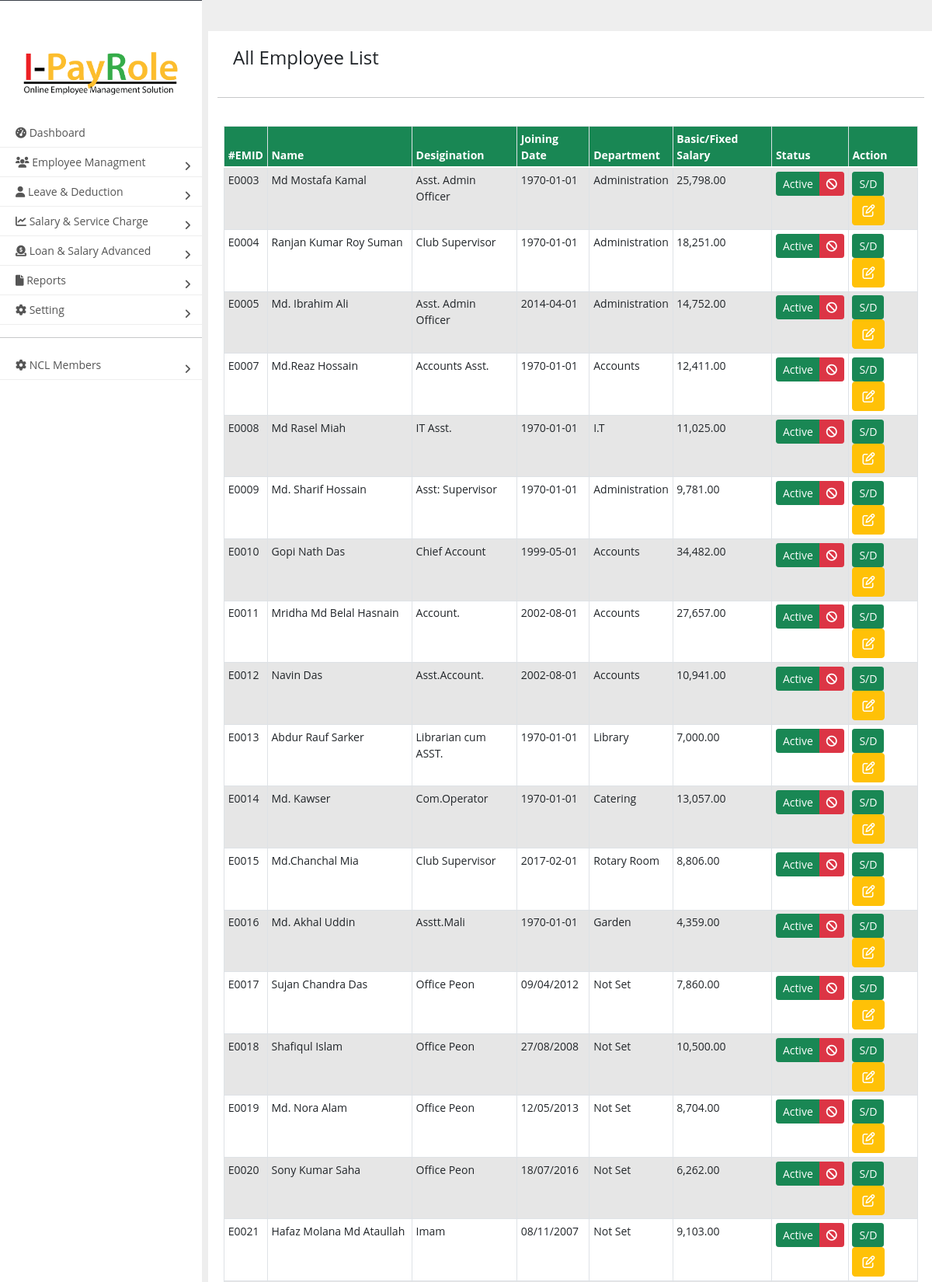
The page /view_employee.php (upper part) on the database its author committed.
### tables this page shows
CREATE TABLE `employee` (
  `id` int(11) NOT NULL AUTO_INCREMENT,
  `em_id` text NOT NULL,
  `card_no` text NOT NULL,
  `file_no` text NOT NULL,
  `name` text,
  `desigination` text NOT NULL,
  `department_id` int(11) NOT NULL,
  `fathers_name` text,
  `mothers_name` text,
  `nationality` text,
  `mailing_address` text,
  `permanent_address` text,
  `place_of_birth` text,
  `marital_status` text,
  `religion` text,
  `phone` text,
  `country` text,
  `joining_date` text NOT NULL,
  `date_of_birth` text,
  `gender` text,
  `employee_type` text,
  `photo` text NOT NULL,
  `role` text,
  `role_id` text,
  PRIMARY KEY (`id`)
);

CREATE TABLE `department` (
  `id` int(11) NOT NULL AUTO_INCREMENT,
  `name` text NOT NULL,
  PRIMARY KEY (`id`)
);

CREATE TABLE `salary_details_info` (
  `id` int(11) NOT NULL AUTO_INCREMENT,
  `department_id` text NOT NULL,
  `employee_id` text NOT NULL,
  `grade_id` text NOT NULL,
  `basic_salary` text NOT NULL,
  `personal_pay` text NOT NULL,
  `fixed_pay` text NOT NULL,
  `over_time` text NOT NULL,
  `deduct_one_day` text NOT NULL,
  `pf_contribution` text NOT NULL,
  `food_from_sc` text NOT NULL,
  `status` varchar(255) NOT NULL,
  `inactive_date` varchar(255) DEFAULT NULL,
  `active_date` varchar(255) DEFAULT NULL,
  PRIMARY KEY (`id`)
);

### lib/database.php (called while the page is built, shortened)
<?php
class Database{
	public  $host 		= DB_HOST;
	public  $user 		= DB_USER;
	public  $pass 		= DB_PASS;
	public  $dbname 	= DB_NAME;
	public $link;
	private function connectDB(){
		$this->link = new mysqli($this->host,$this->user,$this->pass,$this->dbname);
	}
	public function select($data) {
		$results = $this->link->query($data) or die ($this->link->error.__LINE__);
		if ($results->num_rows > 0) {
			return $results;
		} else {
			return false;
		}
	}
}
?>

### view_employee.php (the view, shortened to what this page needs)
<?php
include ('include/header.php');
?>
<main class="page-content">
<div class="container">
	<div class="row">
	<div class="col-md-12 bg-white">
		<h4 style="padding:20px; ">All Employee List </h4>
		<hr />
	</div>
					<div class="form-group col-md-12 bg-white" style="padding:20px ">
						<table id="example" class="table table-bordered table-striped nowrap" style="padding:20px;  ">
											<thead>
												<tr class="bg-success text-white">
													<th>#EMID</th>
													<th>Name</th>
													<th>Desigination</th>
													<th>Joining Date</th>
													<th>Department</th>
													<th>Basic/Fixed Salary</th>
													<th>Status</th>
													<th>Action</th>
												</tr>
											</thead>
											<tbody>
											<?php
											$activequery="select * from salary_details_info where status=1";
												$resactivequery=$db->select($activequery);
												if ($resactivequery==true){
													while($active_status=$resactivequery->fetch_assoc()){
														$status_em_id=$active_status['employee_id'];
											?>
											<?php
											$query="select * from employee where em_id='".$status_em_id."'";
											$results=$db->select($query);
											if ($results==true){
													while($res=$results->fetch_assoc()){
											?>
												<tr>
													<td><?php echo $res['em_id'] ?></td>
													<td><?php echo $res['name'] ?></td>
													<td><?php echo $res['desigination'] ?></td>
													<td><?php echo $res['joining_date'] ?></td>
													<td>
													<?php
													$de_id=$res['department_id'];
													$query="select * from department where id='".$de_id."'";
													$results2=$db->select($query);
													if ($results2==true){
													while($res2=$results2->fetch_assoc()){
															$department=$res2['name'];
															echo $department;
														}
													}else{
															echo 'Not Set';
														}
													?>
													</td>
													<td>
													<?php
													$emid= $res['em_id'];
													$query3="select * from salary_details_info where employee_id='".$emid."'";
														$basic=$db->select($query3);
														if ($basic==true){
																while($salary_info=$basic->fetch_assoc()){
																$fixedpay=$salary_info['fixed_pay'];
																if(!$fixedpay==true){
																echo number_format((float)$salary_info['basic_salary'], 2, '.', ',');
																}else{
																	echo 'Fixed='.number_format((float)$fixedpay, 2, '.', ',').'' ;
																}
															}
														}else{
																echo "<a href='employee_salary_info.php'> Salary Not Updated</a>";
															}
													?>
													</td>
													<td>
																	<form action="" method="post">
													<?php
													$em_id= $res['em_id'];
													$em_idquery="select * from salary_details_info where employee_id='".$em_id."'";
														$em_id_res=$db->select($em_idquery);
														if ($em_id_res==true){
															while($emidres=$em_id_res->fetch_assoc()){
																	$status=$emidres['status'];
																		if ($status==1){
																			?>
																			<div class="btn-group btn-group-sm">
																			  <button type="button" class="btn btn-success btn-xs">Active</button>
																			  <button type="submit" name="inactive" class="btn btn-danger btn-sm btn-xs"><i class="fa-solid fa-ban"></i></button>
																			</div>
																			</form>
																			<?php
																		}
															}
														}
													?>
													</td>
													<td>
													<a href="single_salary_view.php?id=<?php echo $res['em_id']; ?>" class="btn btn-success btn-sm" >S/D</a>
													<a href="edit_employee.php?em_id=<?php echo $res['em_id']; ?> "><i class="fa fa-edit text-white btn btn-warning"></i></a>
													</td>
												</tr>
													<?php }}}}?>
											</tbody>
										</table>
					</div>
		</div>
	</div>
</main>
</div>

### css/stylesidebar.css (style rules this page uses)
body { font-size: 0.9rem; }
@media screen and (min-width: 768px) { .page-wrapper.toggled .page-content { padding-left: 270px; } }
.page-wrapper .page-content { display: inline-block; width: 100%; padding-left: 0px; padding-top: 20px;; background:# }
.page-wrapper .page-content > div { padding: 20px 10px; }
.page-wrapper .page-content { overflow-x: hidden; }

### css/style.css (style rules this page uses)
body { background:#eee; font-size: 14px; font-family: "Open Sans",sans-serif; }
.table th, .table td { padding: 0.3rem; vertical-align: top; border-top: 1px solid #dee2e6; }

### rows shown on the page
salary_details_info: basic_salary "25,798.00"
employee: em "E0003", name "Md Mostafa Kamal", desigination "Asst. Admin Officer", joining_date "1970-01-01"
department: name "Administration"
salary_details_info: basic_salary "18,251.00"
employee: em "E0004", name "Ranjan Kumar Roy Suman", desigination "Club Supervisor", joining_date "1970-01-01"
salary_details_info: basic_salary "14,752.00"
employee: em "E0005", name "Md. Ibrahim Ali", desigination "Asst. Admin Officer", joining_date "2014-04-01"
salary_details_info: basic_salary "12,411.00"
employee: em "E0007", name "Md.Reaz Hossain", desigination "Accounts Asst.", joining_date "1970-01-01"
department: name "Accounts"
salary_details_info: basic_salary "11,025.00"
employee: em "E0008", name "Md Rasel Miah", desigination "IT Asst.", joining_date "1970-01-01"
department: name "I.T"
salary_details_info: basic_salary "9,781.00"
employee: em "E0009", name "Md. Sharif Hossain", desigination "Asst: Supervisor", joining_date "1970-01-01"
salary_details_info: basic_salary "34,482.00"
employee: em "E0010", name "Gopi Nath Das", desigination "Chief Account", joining_date "1999-05-01"
salary_details_info: basic_salary "27,657.00"
employee: em "E0011", name "Mridha Md Belal Hasnain", desigination "Account.", joining_date "2002-08-01"
salary_details_info: basic_salary "10,941.00"
employee: em "E0012", name "Navin Das", desigination "Asst.Account.", joining_date "2002-08-01"
salary_details_info: basic_salary "7,000.00"
employee: em "E0013", name "Abdur Rauf Sarker", desigination "Librarian cum ASST.", joining_date "1970-01-01"
department: name "Library"
salary_details_info: basic_salary "13,057.00"
employee: em "E0014", name "Md. Kawser", desigination "Com.Operator", joining_date "1970-01-01"
department: name "Catering"
salary_details_info: basic_salary "8,806.00"
employee: em "E0015", name "Md.Chanchal Mia", desigination "Club Supervisor", joining_date "2017-02-01"
department: name "Rotary Room"
salary_details_info: basic_salary "4,359.00"
employee: em "E0016", name "Md. Akhal Uddin", desigination "Asstt.Mali", joining_date "1970-01-01"
department: name "Garden"
salary_details_info: basic_salary "7,860.00"
employee: em "E0017", name "Sujan Chandra Das", desigination "Office Peon", joining_date "09/04/2012", shows "Not Set"
salary_details_info: basic_salary "10,500.00"
employee: em "E0018", name "Shafiqul Islam", desigination "Office Peon", joining_date "27/08/2008", shows "Not Set"
salary_details_info: basic_salary "8,704.00"
employee: em "E0019", name "Md. Nora Alam", desigination "Office Peon", joining_date "12/05/2013", shows "Not Set"
salary_details_info: basic_salary "6,262.00"
employee: em "E0020", name "Sony Kumar Saha", desigination "Office Peon", joining_date "18/07/2016", shows "Not Set"
salary_details_info: basic_salary "9,103.00"
employee: em "E0021", name "Hafaz Molana Md Ataullah", desigination "Imam", joining_date "08/11/2007", shows "Not Set"
